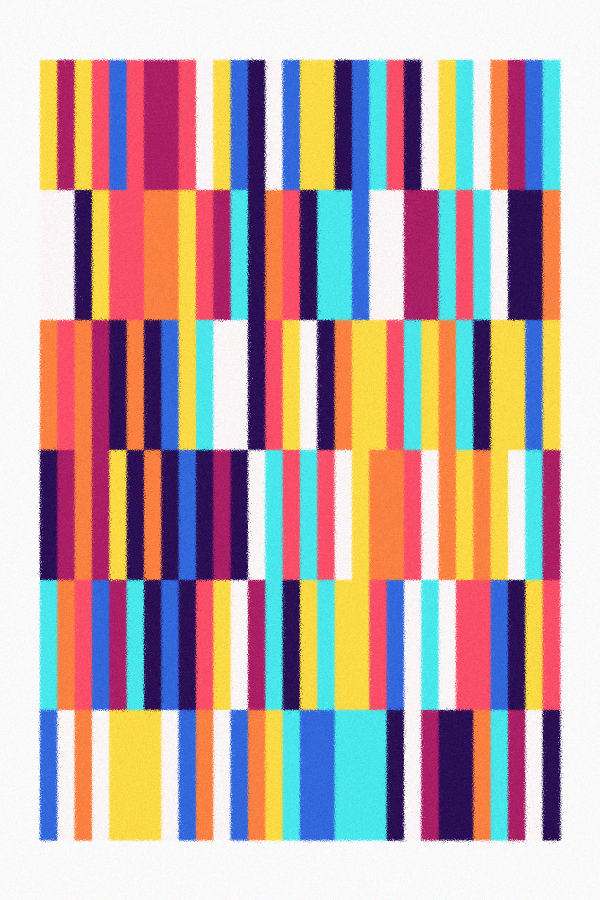
Frame 1 (no input)
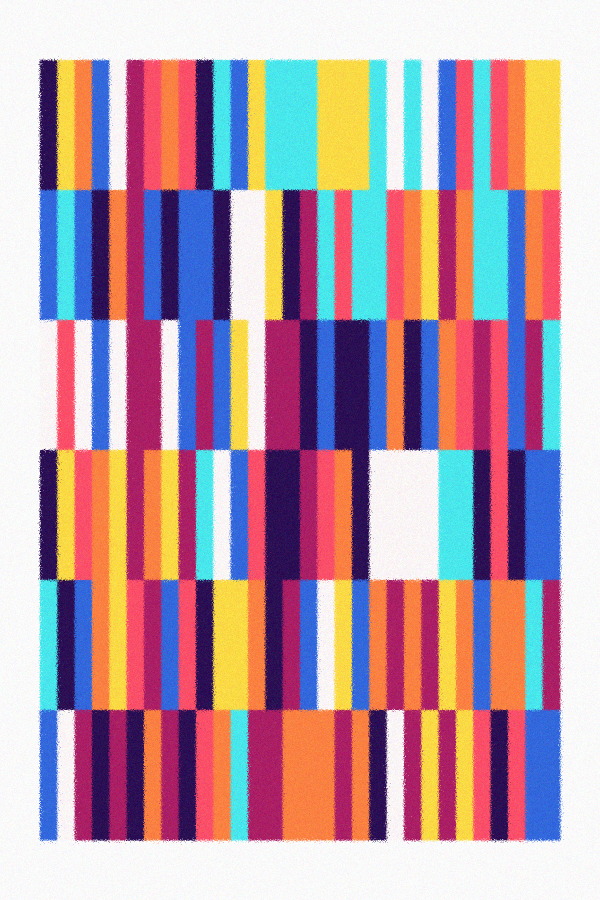
Frame 2 (the mouse pressed at the canvas centre, redrawn once)

The p5.js sketch that drew these frames (run headless with seeded random() and noise() and a simulated clock; the mouse was pressed at the canvas centre and the sketch redrawn once):

// p5.js sketch
// ── sketch.js
const NOISE_DIFF = 20;
const NOISE_DF = 1;
let COLORS = [
  "#2b0f54",
  "#ab1f65",
  "#ff4f69",
  "#fff7f8",
  "#ff8142",
  "#ffda45",
  "#3368dc",
  "#49e7ec",
];

function setup() {
  createCanvas(600, 900);
  pixelDensity(2);
  noStroke();
  noLoop();
}

function draw() {
  background(255);
  colorMode(RGB);

  // Define the number of rows and columns
  let numRows = 6;
  let numColumns = 30;
  let sidePadding = 40;
  let vertPadding = 60;

  // Calculate the space available for rectangles
  let availableWidth = width - 2 * sidePadding;
  let availableHeight = height - 2 * vertPadding;

  // Calculate the dimensions of each rectangle (rounding errors adjusted)
  let rectWidth = availableWidth / numColumns;
  let rectHeight = availableHeight / numRows;

  // Draw the rectangles
  for (let row = 0; row < numRows; row++) {
    for (let col = 0; col < numColumns; col++) {
      // Calculate the position of the rectangle
      let x = sidePadding + col * rectWidth;
      let y = vertPadding + row * rectHeight;

      // Set a random color from the list
      fill(color(random(COLORS)));

      // Draw the rectangle with slight overlap to avoid gaps
      rect(x, y, rectWidth + 0.5, rectHeight + 0.5);
    }
  }
  addNoise();
}

// Existing addNoise function
function addNoise() {
  // Add noise to the image
  loadPixels();

  // Get the pixel density factor
  let d = pixelDensity();
  let totalPixels = 4 * width * height * d * d;

  // First, swap pixels using normal distribution
  for (let i = 0; i < width; i++) {
    for (let j = 0; j < height; j++) {
      for (let di = 0; di < d; di++) {
        for (let dj = 0; dj < d; dj++) {
          // Calculate the current pixel index
          let index = 4 * (i * d + di + (j * d + dj) * width * d);

          // Find a random neighboring pixel with normal distribution
          let randX = int(randomGaussian(0, NOISE_DF)); // standard deviation of 3
          let randY = int(randomGaussian(0, NOISE_DF)); // standard deviation of 3

          // Calculate the neighboring pixel coordinates
          let neighborX = constrain(i + randX, 0, width - 1);
          let neighborY = constrain(j + randY, 0, height - 1);

          // Find the corresponding index for the neighboring pixel
          let neighborIndex =
            4 * (neighborX * d + di + (neighborY * d + dj) * width * d);

          // Swap the pixels
          for (let k = 0; k < 4; k++) {
            // iterate through RGBA
            let temp = pixels[index + k];
            pixels[index + k] = pixels[neighborIndex + k];
            pixels[neighborIndex + k] = temp;
          }
        }
      }
    }
  }

  // Second, add random color value noise to the image
  for (let i = 0; i < width; i++) {
    for (let j = 0; j < height; j++) {
      for (let di = 0; di < d; di++) {
        for (let dj = 0; dj < d; dj++) {
          // Calculate the current pixel index
          let index = 4 * (i * d + di + (j * d + dj) * width * d);

          // Add noise to the color values
          pixels[index] += random(-NOISE_DIFF, NOISE_DIFF); // Red
          pixels[index + 1] += random(-NOISE_DIFF, NOISE_DIFF); // Green
          pixels[index + 2] += random(-NOISE_DIFF, NOISE_DIFF); // Blue
        }
      }
    }
  }

  updatePixels();
}
